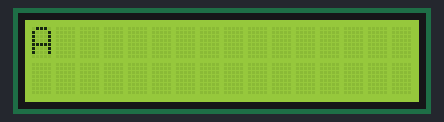
A sketch run on a simulated Arduino Mega 2560, built with avr-gcc and run on an emulated ATmega2560. Parts: 16×2 character LCD.

Above: at 0.16 s.
At 0.77 s:
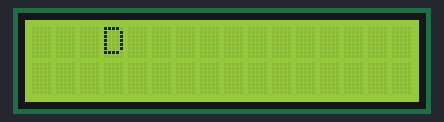
At 1.58 s:
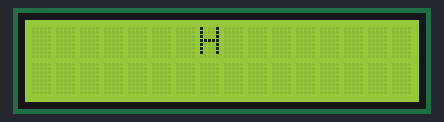
At 3.0 s:
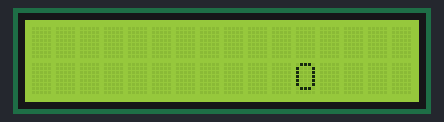
At 4.41 s:
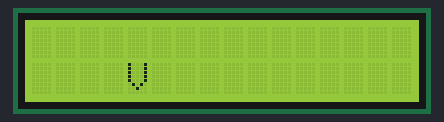
At 5.83 s:
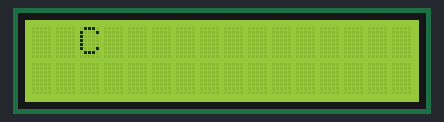

The sketch:

Week_7_Task_1.ino
```cpp
  #include <LiquidCrystal.h>

  LiquidCrystal lcd_1(37, 36, 35, 34, 33, 32);

  void setup()
  {
    lcd_1.begin(16, 2); // Set up the number of columns and rows on the LCD.

    /*pinMode(A2, INPUT);

    //lcd_1.print("Week-6 Task-B");

    pinMode(13,OUTPUT);
    pinMode(12,OUTPUT);
    pinMode(11,OUTPUT);
    pinMode(10,OUTPUT);
    pinMode(9,OUTPUT);
    pinMode(8,OUTPUT);
    pinMode(7,OUTPUT);
    pinMode(6,OUTPUT);*/
  }

  void loop()
  {
  int ch = 65;
  int c1 = 0;
  int c2 = 12;
  int c3 = 0;
  int c4 = 1;

    for(int i = 65; i<=77; i++){
    lcd_1.clear();
    lcd_1.setCursor(c1, c3);
    lcd_1.print((char) ch);
    if (ch >= 90){
      ch = 65;
    } else {
    ch++;
    }

    if (c1 >= 12){
      c1 = 0;
    } else {
    c1++;
    }

    delay(200);
    }

  for(int j = 90; j >= 78; j--){
    lcd_1.clear();
    lcd_1.setCursor(c2, c4);
    lcd_1.print((char) ch);
    if (ch >= 90){
      ch = 65;
    } else {
    ch++;
    }

    if (c2 <= 0){
      c2 = 12;
    } else {
      c2--;
    }

    delay(200);
    }


  }
```

Measured:
- by itself, everything shown: repeats every 5.3 s, in 26 steps
